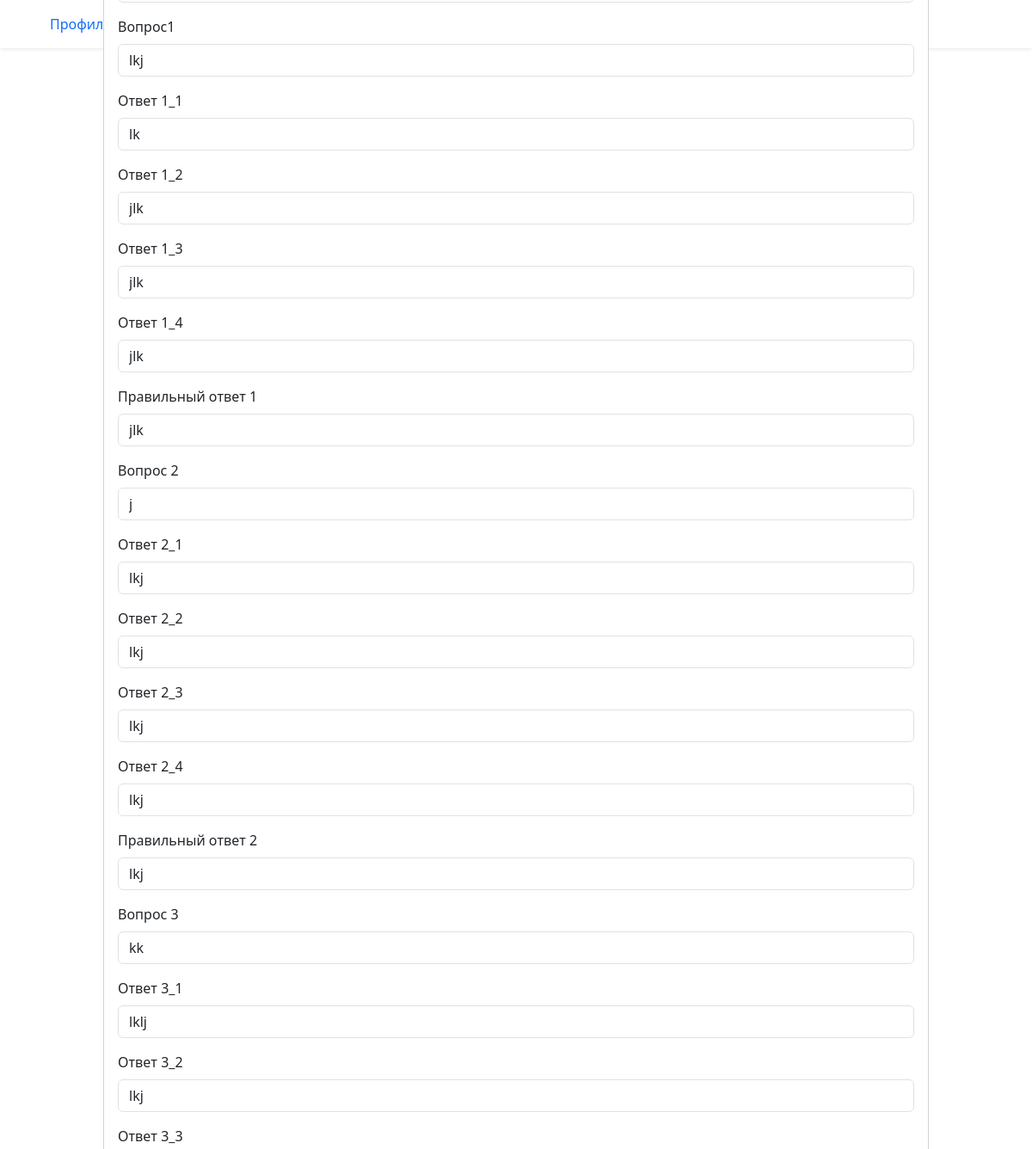
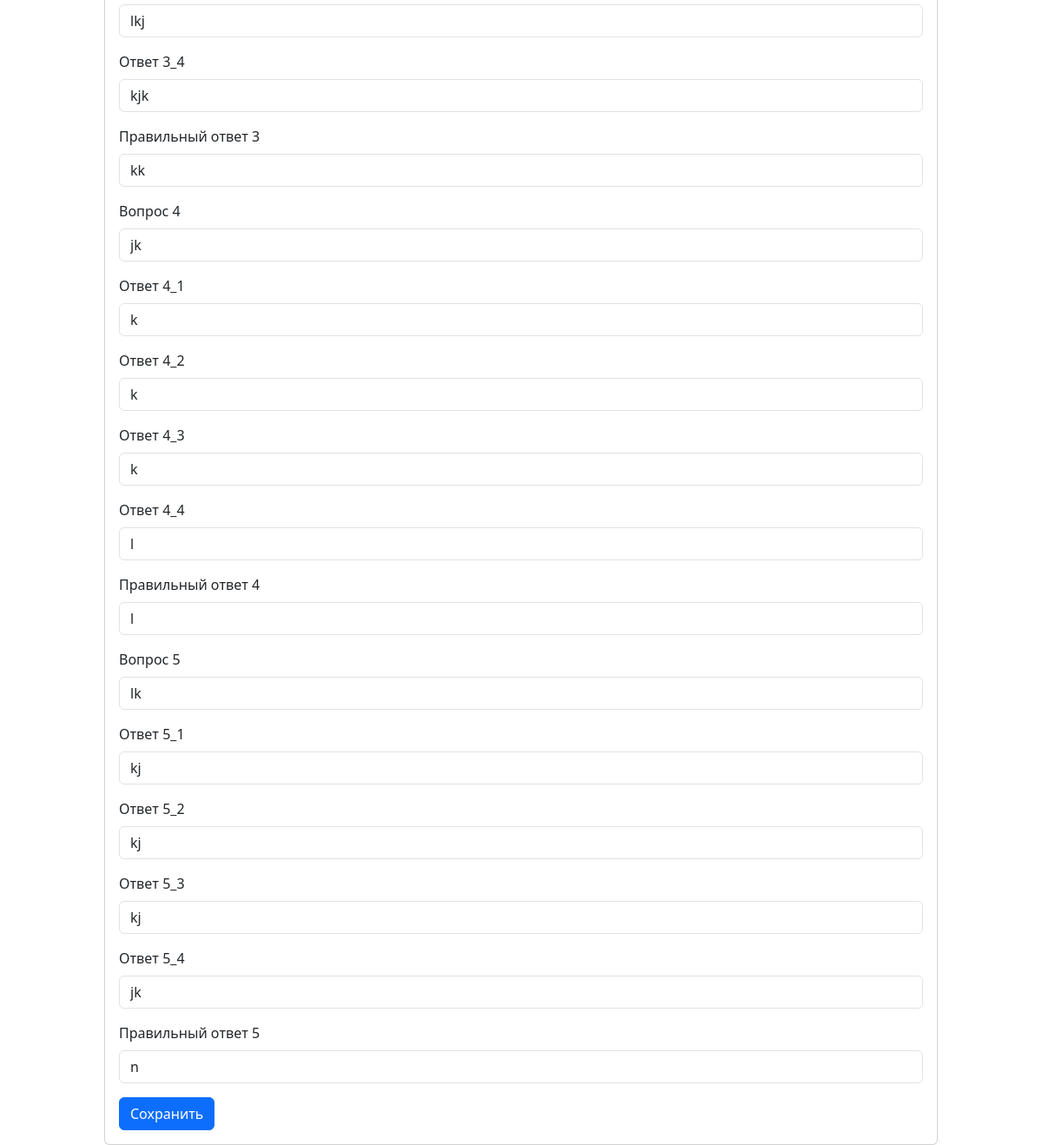
The page /edit_quiz/6/ (signed in) on the database its author committed (2 pictures, top to bottom).
### main/models.py (models this page shows, shortened)
class Quiz(models.Model):
    is_active = models.BooleanField(default=True)
    title = models.CharField(max_length=255, verbose_name="Название")
    user = models.ForeignKey(
        User,
        on_delete=models.CASCADE,
        related_name="quizzes",
        null=True,
    )
    score = models.IntegerField(default=0)
    question_1 = models.CharField(max_length=255, verbose_name="Вопрос1")
    answer1_1 = models.CharField(max_length=255, verbose_name="Ответ 1_1")
    answer1_2 = models.CharField(max_length=255, verbose_name="Ответ 1_2")
    answer1_3 = models.CharField(max_length=255, verbose_name="Ответ 1_3")
    answer1_4 = models.CharField(max_length=255, verbose_name="Ответ 1_4")
    correct_answer1 = models.CharField(
        max_length=255, verbose_name="Правильный ответ 1"
    )
    question_2 = models.CharField(max_length=255, verbose_name="Вопрос 2")
    answer2_1 = models.CharField(max_length=255, verbose_name="Ответ 2_1")
    answer2_2 = models.CharField(max_length=255, verbose_name="Ответ 2_2")
    answer2_3 = models.CharField(max_length=255, verbose_name="Ответ 2_3")
    answer2_4 = models.CharField(max_length=255, verbose_name="Ответ 2_4")
    correct_answer2 = models.CharField(
        max_length=255, verbose_name="Правильный ответ 2"
    )
    question_3 = models.CharField(max_length=255, verbose_name="Вопрос 3")
    answer3_1 = models.CharField(max_length=255, verbose_name="Ответ 3_1")
    answer3_2 = models.CharField(max_length=255, verbose_name="Ответ 3_2")
    answer3_3 = models.CharField(max_length=255, verbose_name="Ответ 3_3")
    answer3_4 = models.CharField(max_length=255, verbose_name="Ответ 3_4")
    correct_answer3 = models.CharField(
        max_length=255, verbose_name="Правильный ответ 3"
    )
    question_4 = models.CharField(max_length=255, verbose_name="Вопрос 4")
    answer4_1 = models.CharField(max_length=255, verbose_name="Ответ 4_1")
    answer4_2 = models.CharField(max_length=255, verbose_name="Ответ 4_2")
    answer4_3 = models.CharField(max_length=255, verbose_name="Ответ 4_3")
    answer4_4 = models.CharField(max_length=255, verbose_name="Ответ 4_4")
    correct_answer4 = models.CharField(
        max_length=255, verbose_name="Правильный ответ 4"
    )
    question_5 = models.CharField(max_length=255, verbose_name="Вопрос 5")
    answer5_1 = models.CharField(max_length=255, verbose_name="Ответ 5_1")
    answer5_2 = models.CharField(max_length=255, verbose_name="Ответ 5_2")
    answer5_3 = models.CharField(max_length=255, verbose_name="Ответ 5_3")
    answer5_4 = models.CharField(max_length=255, verbose_name="Ответ 5_4")
    correct_answer5 = models.CharField(
        max_length=255, verbose_name="Правильный ответ 5"
    )

### main/views.py (the view)
# urls.py: path("edit_quiz/<int:pk>/", QuizUpdateView.as_view(), name="edit_quiz"),
class QuizUpdateView(LoginRequiredMixin, UpdateView):
    model = Quiz
    form_class = QuizFormAdmin
    template_name = "main/edit_quiz.html"

### templates/main/edit_quiz.html (shortened to what this page needs)
{% extends 'base.html' %}
{% load django_bootstrap5 %}
{% block content %}
<div class="container d-flex justify-content-center align-items-center"
       style="height: 285vh">
    <div class="card" style="width: 60rem;">
      <div class="card-body">
        <form method="post">
          {% bootstrap_form form %}
          {% bootstrap_button button_type="submit" content="Сохранить" %}
        </form>
      </div>
    </div>
  </div>
{% endblock content %}

### rows shown on the page
Quiz: question_1 "lkj", answer1_1 "lk", answer1_2 "jlk", answer1_3 "jlk", answer1_4 "jlk", correct_answer1 "jlk", question_2 "j", answer2_1 "lkj", answer2_2 "lkj", answer2_3 "lkj", answer2_4 "lkj", correct_answer2 "lkj", question_3 "kk", answer3_1 "lklj", answer3_2 "lkj", answer3_3 "lkj", answer3_4 "kjk", correct_answer3 "kk", question_4 "jk", answer4_1 "k", answer4_2 "k", answer4_3 "k", answer4_4 "l", correct_answer4 "l", question_5 "lk", answer5_1 "kj", answer5_2 "kj", answer5_3 "kj", answer5_4 "jk", correct_answer5 "n"
